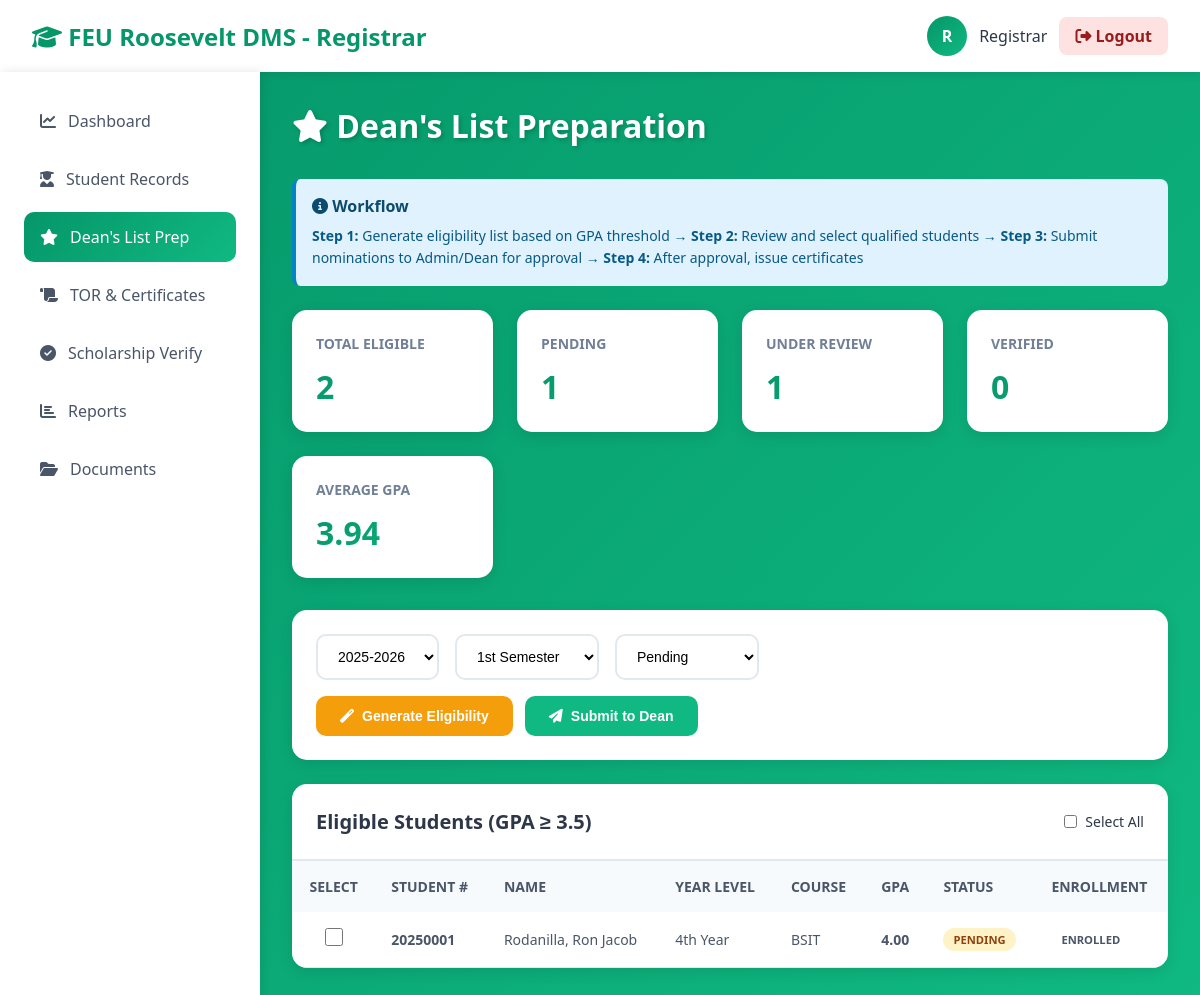
The app's page /registrar_deans_list.php (signed in), older data.
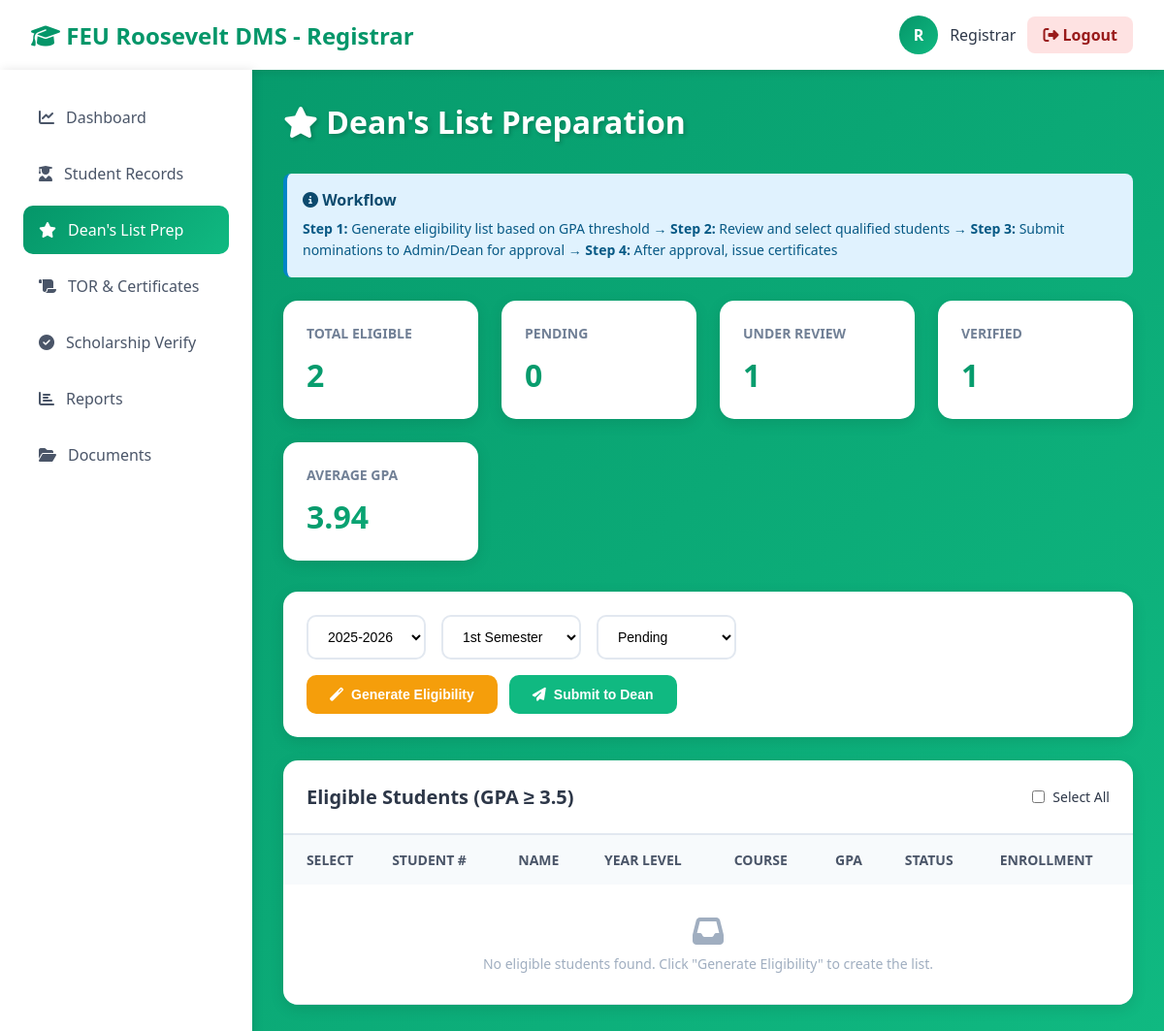
The same page, newer data.
### tables this page shows
CREATE TABLE `dean_list` (
  `list_id` int(11) NOT NULL,
  `student_id` int(11) NOT NULL,
  `stud_id` int(11) NOT NULL,
  `academic_year` varchar(20) NOT NULL,
  `semester` enum('1st Semester','2nd Semester','Summer') NOT NULL,
  `year_level` enum('1st Year','2nd Year','3rd Year','4th Year') NOT NULL,
  `gpa` decimal(3,2) NOT NULL,
  `qpa` decimal(3,2) DEFAULT NULL,
  `status` enum('Pending','Under Review','Verified','Rejected') DEFAULT 'Pending',
  `remarks` text DEFAULT NULL,
  `verified_by` int(11) DEFAULT NULL,
  `verified_date` timestamp NULL DEFAULT NULL,
  `submitted_by` int(11) DEFAULT NULL,
  `submitted_date` timestamp NULL DEFAULT NULL,
  `created_at` timestamp NOT NULL DEFAULT current_timestamp()
);

CREATE TABLE `profile` (
  `profile_id` int(11) NOT NULL,
  `user_id` int(11) NOT NULL,
  `stud_id` int(11) NOT NULL,
  `student_number` varchar(50) NOT NULL,
  `firstName` varchar(100) NOT NULL,
  `lastName` varchar(100) NOT NULL,
  `middleName` varchar(100) DEFAULT NULL,
  `name` varchar(255) GENERATED ALWAYS AS (concat(`firstName`,' ',ifnull(concat(`middleName`,' '),''),`lastName`)) STORED,
  `course` varchar(255) DEFAULT NULL,
  `year_level` enum('1st Year','2nd Year','3rd Year','4th Year') DEFAULT NULL,
  `contactNumber` varchar(20) DEFAULT NULL,
  `address` text DEFAULT NULL,
  `created_at` timestamp NOT NULL DEFAULT current_timestamp(),
  `updated_at` timestamp NOT NULL DEFAULT current_timestamp() ON UPDATE current_timestamp()
);

CREATE TABLE `student_enrollment` (
  `enrollment_id` int(11) NOT NULL,
  `student_id` int(11) NOT NULL,
  `stud_id` int(11) NOT NULL,
  `academic_year` varchar(20) NOT NULL,
  `semester` enum('1st Semester','2nd Semester','Summer') NOT NULL,
  `year_level` enum('1st Year','2nd Year','3rd Year','4th Year') NOT NULL,
  `course` varchar(255) NOT NULL,
  `status` enum('Enrolled','Withdrawn','Completed') DEFAULT 'Enrolled',
  `enrollment_date` timestamp NOT NULL DEFAULT current_timestamp()
);

### registrar_deans_list.php (the view, shortened to what the changed rows need)
<?php
include('db.php');
$academic_year = $_GET['academic_year'] ?? '2025-2026';
$semester = $_GET['semester'] ?? '1st Semester';
$status_filter = $_GET['status'] ?? 'Pending';
$sql = "SELECT dl.*, p.firstName, p.lastName, p.student_number, p.course, p.year_level,
        e.status as enrollment_status
        FROM dean_list dl
        INNER JOIN profile p ON dl.student_id = p.user_id
        LEFT JOIN student_enrollment e ON dl.student_id = e.student_id
            AND e.academic_year = dl.academic_year
            AND e.semester = dl.semester
        WHERE dl.academic_year = '$academic_year'
        AND dl.semester = '$semester'";
if ($status_filter) $sql .= " AND dl.status = '$status_filter'";
$sql .= " ORDER BY dl.gpa DESC, p.lastName, p.firstName";
$eligible_students = $conn->query($sql);
$stats_sql = "SELECT
    COUNT(*) as total_eligible,
    SUM(CASE WHEN status='Pending' THEN 1 ELSE 0 END) as pending,
    SUM(CASE WHEN status='Under Review' THEN 1 ELSE 0 END) as under_review,
    SUM(CASE WHEN status='Verified' THEN 1 ELSE 0 END) as verified,
    AVG(gpa) as avg_gpa
    FROM dean_list
    WHERE academic_year = '$academic_year' AND semester = '$semester'";
$stats = $conn->query($stats_sql)->fetch_assoc();
$gpa_threshold = 3.5;
?>
<!DOCTYPE html>
<html lang="en">
<head>
  <link rel="stylesheet" href="https://cdnjs.cloudflare.com/ajax/libs/font-awesome/6.4.0/css/all.min.css">
</head>
<body>
  <div class="header">
    <h1><i class="fas fa-graduation-cap"></i> FEU Roosevelt DMS - Registrar</h1>
  </div>
  <div class="container">
    <main class="main-content">
      <h1 class="page-title"><i class="fas fa-star"></i> Dean's List Preparation</h1>
      <div class="stats-grid">
        <div class="stat-card">
          <h3>Pending</h3>
          <div class="stat-value"><?= number_format($stats['pending']) ?></div>
        </div>
        <div class="stat-card">
          <h3>Verified</h3>
          <div class="stat-value"><?= number_format($stats['verified']) ?></div>
        </div>
      </div>
      <div class="content-card">
        <div class="card-header">
          <h2>Eligible Students (GPA ≥ <?= $gpa_threshold ?>)</h2>
        </div>
        <form method="POST" id="submissionForm">
          <table>
            <thead>
              <tr>
                <th class="checkbox-cell">Select</th>
                <th>Student #</th>
                <th>Name</th>
                <th>Year Level</th>
                <th>Course</th>
                <th>GPA</th>
                <th>Status</th>
                <th>Enrollment</th>
              </tr>
            </thead>
            <tbody>
              <?php if($eligible_students && $eligible_students->num_rows > 0): ?>
                <?php while($student = $eligible_students->fetch_assoc()): ?>
                <tr>
                  <td class="checkbox-cell">
                    <?php if($student['status'] == 'Pending'): ?>
                    <input type="checkbox" name="selected_students[]" value="<?= $student['list_id'] ?>" class="student-checkbox">
                    <?php endif; ?>
                  </td>
                  <td><strong><?= htmlspecialchars($student['student_number']) ?></strong></td>
                  <td><?= htmlspecialchars($student['lastName'] . ', ' . $student['firstName']) ?></td>
                  <td><?= htmlspecialchars($student['year_level']) ?></td>
                  <td><?= htmlspecialchars(substr($student['course'], 0, 30)) ?></td>
                  <td><strong><?= number_format($student['gpa'], 2) ?></strong></td>
                  <td>
                    <span class="badge badge-<?= strtolower(str_replace(' ', '', $student['status'])) ?>">
                      <?= htmlspecialchars($student['status']) ?>
                    </span>
                  </td>
                  <td>
                    <span class="badge badge-<?= strtolower($student['enrollment_status']) ?>">
                      <?= htmlspecialchars($student['enrollment_status'] ?? 'N/A') ?>
                    </span>
                  </td>
                </tr>
                <?php endwhile; ?>
              <?php else: ?>
                <tr>
                  <td colspan="8" style="text-align: center; padding: 2rem; color: #a0aec0;">
                    <i class="fas fa-inbox" style="font-size: 2rem; margin-bottom: 0.5rem; display: block;"></i>
                    No eligible students found. Click "Generate Eligibility" to create the list.
                  </td>
                </tr>
              <?php endif; ?>
            </tbody>
          </table>
        </form>
      </div>
    </main>
  </div>
</body>
</html>

Row changes from the older to the newer data that the page shows:
no longer on this page (row edited): dean_list: profile.student_number "20250001", profile.lastName+firstName "Rodanilla, Ron Jacob", profile.year_level "4th Year", profile.course "BSIT", gpa "4.00", status "PENDING", student_enrollment.status "ENROLLED"
Text that changed along with them:
$stats['pending']: "1" → "0"
$stats['verified']: "0" → "1"
text now shown: "No eligible students found. Click \"Generate Eligibility\" to create the list."
